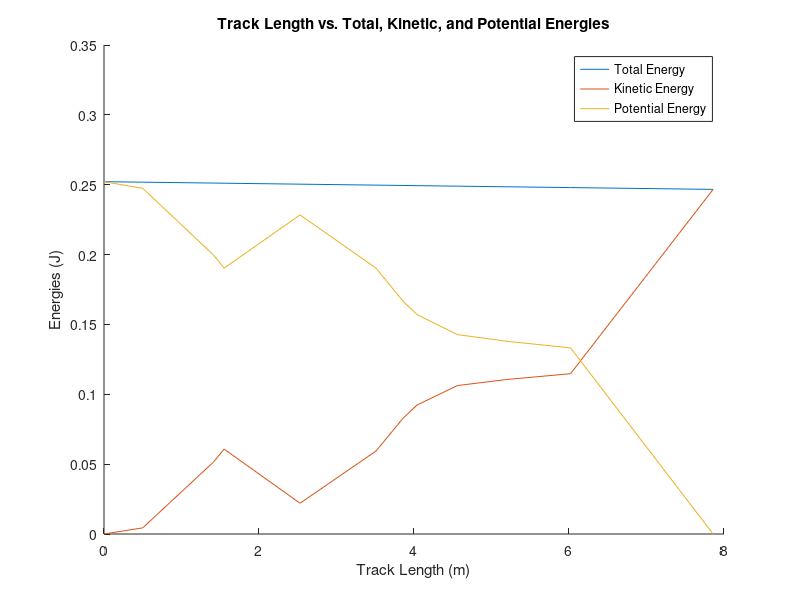
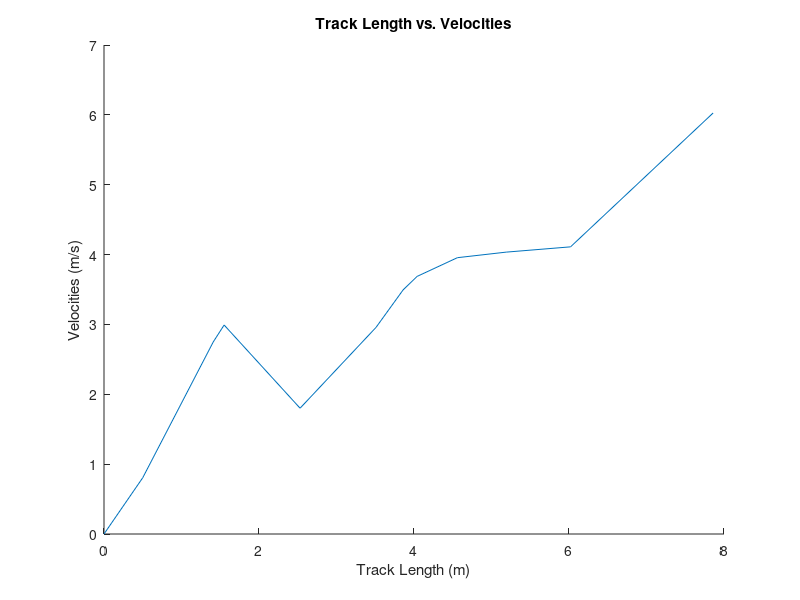

The MATLAB script that drew these images, in order:
% Roller Coaster Computations, SU 2020 

clc
clear

%Fill in Header Information
fprintf ('\n**********************************************\n')
fprintf ('*  Group: 1                                    *\n')
fprintf ('*  Roller Coaster Computations, SU 2020        *\n')
fprintf ('*  ENGR1182 Columbus State Community College   *\n')
fprintf ('*  Instructor:  M. Rahimi                      *\n')  
fprintf ('************************************************\n')


%% Computations

heights = [2.65, 2.6, 2.1, 2, 2.4, 2, 1.75, 1.65, 1.5, 1.45, 1.4, 0];
track_length = [0, 0.5, 1.41, 1.55, 2.53, 3.51, 3.86, 4.04, 4.56, 5.19, 6.02, 7.86];
% make sure heights and track length are entered in correctly
assert(length(heights) == length(track_length));


% Constants
mass = 0.0097;  % unit: kg
gravity = 9.81;  % unit: m/s^2

% lists
total_energies = zeros(1, 12);
potential_energies = zeros(1, 12);
kinetic_energies = zeros(1, 12);
velocities = zeros(1, 12);

% At point 0
total_energies(1) = mass * gravity * heights(1);
potential_energies(1) = total_energies(1);
kinetic_energies(1) = 0;
velocities(1) = 0;

% all other points
fprintf("Total energy, kinetic energy, and velocity and potential energy\n");
fprintf("0: %f\t%.6f\t%.6f\t%.6f\n", total_energies(1), 0, 0, 0.25216605);
for i = 2:length(total_energies)
    total_energies(i) = total_energies(1) - 0.0007 * track_length(i);
    kinetic_energies(i) = total_energies(i) - (mass * gravity * heights(i));
    potential_energies(i) = mass * gravity * heights(i);
    velocities(i) = sqrt((10 * kinetic_energies(i)) / (7 * mass));
    fprintf("%d: %f\t%f\t%f\t%f\n", i - 1, total_energies(i), kinetic_energies(i), velocities(i), potential_energies(i));
end

% plot track_length vs. total_energy, kinetic_energy, potential_energy
figure(1)
hold on
plot(track_length, total_energies, track_length, kinetic_energies, track_length, potential_energies);
xlabel("Track Length (m)");
ylabel("Energies (J)");
title("Track Length vs. Total, Kinetic, and Potential Energies");
legend("Total Energy", "Kinetic Energy", "Potential Energy");
hold off

% plot track_length vs. velocities
figure(2)
hold on
plot(track_length, velocities);
xlabel("Track Length (m)");
ylabel("Velocities (m/s)");
title("Track Length vs. Velocities");
hold off
